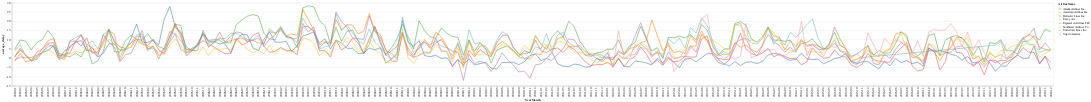

The code cell stored with this chart in its notebook:
### Markdown cell above
If you did everything correctly, you are now rewarded with a nice graph :)

### Code cell
import numpy as np

airline_delay_pd = airline_delay2.toPandas()

import altair as alt

alt.Chart(airline_delay_pd).mark_line().encode(
    x='YearMonth',
    y='average_delay',
    color='AirlineName'
)

### Figure 1 — Vega-Lite specification as saved in the notebook (floating-point values rounded to 4 significant figures; data arrays with more than 128 entries replaced by an {"elided": "..."} marker saying what was removed)
{"config": {"view": {"continuousWidth": 300, "continuousHeight": 300}}, "data": {"name": "data-d0034269b9edac0d122cbe02699198e4"}, "mark": {"type": "line"}, "encoding": {"color": {"field": "AirlineName", "type": "nominal"}, "x": {"field": "YearMonth", "type": "nominal"}, "y": {"field": "average_delay", "type": "quantitative"}}, "$schema": "https://vega.github.io/schema/vega-lite/v5.15.1.json", "datasets": {"data-d0034269b9edac0d122cbe02699198e4": {"elided": "1367 records"}}}
